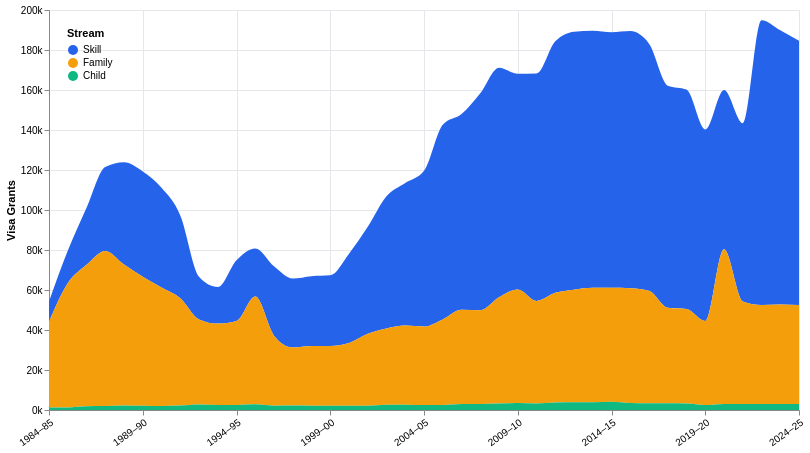

Specify this chart in Vega-Lite:
### Vega-Lite specification from a JSON file in a GitHub repository (floating-point values rounded to 4 significant figures)
{"$schema": "https://vega.github.io/schema/vega-lite/v5.json", "width": 750, "height": 400, "background": "#ffffff", "config": {"view": {"stroke": null}}, "data": {"values": [{"year": "1984–85", "stream": "Skill", "value": 10100, "i": 0}, {"year": "1985–86", "stream": "Skill", "value": 16200, "i": 1}, {"year": "1986–87", "stream": "Skill", "value": 28500, "i": 2}, {"year": "1987–88", "stream": "Skill", "value": 42000, "i": 3}, {"year": "1988–89", "stream": "Skill", "value": 51200, "i": 4}, {"year": "1989–90", "stream": "Skill", "value": 52700, "i": 5}, {"year": "1990–91", "stream": "Skill", "value": 49800, "i": 6}, {"year": "1991–92", "stream": "Skill", "value": 41400, "i": 7}, {"year": "1992–93", "stream": "Skill", "value": 21300, "i": 8}, {"year": "1993–94", "stream": "Skill", "value": 18300, "i": 9}, {"year": "1994–95", "stream": "Skill", "value": 30400, "i": 10}, {"year": "1995–96", "stream": "Skill", "value": 24100, "i": 11}, {"year": "1996–97", "stream": "Skill", "value": 34676, "i": 12}, {"year": "1997–98", "stream": "Skill", "value": 34446, "i": 13}, {"year": "1998–99", "stream": "Skill", "value": 34895, "i": 14}, {"year": "1999–00", "stream": "Skill", "value": 35352, "i": 15}, {"year": "2000–01", "stream": "Skill", "value": 44721, "i": 16}, {"year": "2001–02", "stream": "Skill", "value": 53507, "i": 17}, {"year": "2002–03", "stream": "Skill", "value": 66053, "i": 18}, {"year": "2003–04", "stream": "Skill", "value": 71243, "i": 19}, {"year": "2004–05", "stream": "Skill", "value": 77878, "i": 20}, {"year": "2005–06", "stream": "Skill", "value": 97336, "i": 21}, {"year": "2006–07", "stream": "Skill", "value": 97922, "i": 22}, {"year": "2007–08", "stream": "Skill", "value": 108540, "i": 23}, {"year": "2008–09", "stream": "Skill", "value": 114777, "i": 24}, {"year": "2009–10", "stream": "Skill", "value": 107868, "i": 25}, {"year": "2010–11", "stream": "Skill", "value": 113725, "i": 26}, {"year": "2011–12", "stream": "Skill", "value": 125755, "i": 27}, {"year": "2012–13", "stream": "Skill", "value": 128973, "i": 28}, {"year": "2013–14", "stream": "Skill", "value": 128550, "i": 29}, {"year": "2014–15", "stream": "Skill", "value": 127774, "i": 30}, {"year": "2015–16", "stream": "Skill", "value": 128550, "i": 31}, {"year": "2016–17", "stream": "Skill", "value": 123567, "i": 32}, {"year": "2017–18", "stream": "Skill", "value": 111099, "i": 33}, {"year": "2018–19", "stream": "Skill", "value": 109713, "i": 34}, {"year": "2019–20", "stream": "Skill", "value": 95843, "i": 35}, {"year": "2020–21", "stream": "Skill", "value": 79620, "i": 36}, {"year": "2021–22", "stream": "Skill", "value": 89063, "i": 37}, {"year": "2022–23", "stream": "Skill", "value": 142344, "i": 38}, {"year": "2023–24", "stream": "Skill", "value": 137100, "i": 39}, {"year": "2024–25", "stream": "Skill", "value": 132148, "i": 40}, {"year": "1984–85", "stream": "Family", "value": 43000, "i": 0}, {"year": "1985–86", "stream": "Family", "value": 62100, "i": 1}, {"year": "1986–87", "stream": "Family", "value": 70700, "i": 2}, {"year": "1987–88", "stream": "Family", "value": 77500, "i": 3}, {"year": "1988–89", "stream": "Family", "value": 70400, "i": 4}, {"year": "1989–90", "stream": "Family", "value": 64500, "i": 5}, {"year": "1990–91", "stream": "Family", "value": 59300, "i": 6}, {"year": "1991–92", "stream": "Family", "value": 53700, "i": 7}, {"year": "1992–93", "stream": "Family", "value": 42600, "i": 8}, {"year": "1993–94", "stream": "Family", "value": 40700, "i": 9}, {"year": "1994–95", "stream": "Family", "value": 42000, "i": 10}, {"year": "1995–96", "stream": "Family", "value": 53870, "i": 11}, {"year": "1996–97", "stream": "Family", "value": 34993, "i": 12}, {"year": "1997–98", "stream": "Family", "value": 29093, "i": 13}, {"year": "1998–99", "stream": "Family", "value": 29967, "i": 14}, {"year": "1999–00", "stream": "Family", "value": 29855, "i": 15}, {"year": "2000–01", "stream": "Family", "value": 31337, "i": 16}, {"year": "2001–02", "stream": "Family", "value": 35920, "i": 17}, {"year": "2002–03", "stream": "Family", "value": 38113, "i": 18}, {"year": "2003–04", "stream": "Family", "value": 39567, "i": 19}, {"year": "2004–05", "stream": "Family", "value": 39245, "i": 20}, {"year": "2005–06", "stream": "Family", "value": 42744, "i": 21}, {"year": "2006–07", "stream": "Family", "value": 47071, "i": 22}, {"year": "2007–08", "stream": "Family", "value": 46808, "i": 23}, {"year": "2008–09", "stream": "Family", "value": 53128, "i": 24}, {"year": "2009–10", "stream": "Family", "value": 56710, "i": 25}, {"year": "2010–11", "stream": "Family", "value": 51243, "i": 26}, {"year": "2011–12", "stream": "Family", "value": 54904, "i": 27}, {"year": "2012–13", "stream": "Family", "value": 56335, "i": 28}, {"year": "2013–14", "stream": "Family", "value": 57262, "i": 29}, {"year": "2014–15", "stream": "Family", "value": 56950, "i": 30}, {"year": "2015–16", "stream": "Family", "value": 57400, "i": 31}, {"year": "2016–17", "stream": "Family", "value": 56220, "i": 32}, {"year": "2017–18", "stream": "Family", "value": 47732, "i": 33}, {"year": "2018–19", "stream": "Family", "value": 47247, "i": 34}, {"year": "2019–20", "stream": "Family", "value": 41961, "i": 35}, {"year": "2020–21", "stream": "Family", "value": 77372, "i": 36}, {"year": "2021–22", "stream": "Family", "value": 51288, "i": 37}, {"year": "2022–23", "stream": "Family", "value": 49500, "i": 38}, {"year": "2023–24", "stream": "Family", "value": 49720, "i": 39}, {"year": "2024–25", "stream": "Family", "value": 49500, "i": 40}, {"year": "1984–85", "stream": "Child", "value": 1200, "i": 0}, {"year": "1985–86", "stream": "Child", "value": 1300, "i": 1}, {"year": "1986–87", "stream": "Child", "value": 1900, "i": 2}, {"year": "1987–88", "stream": "Child", "value": 2000, "i": 3}, {"year": "1988–89", "stream": "Child", "value": 2300, "i": 4}, {"year": "1989–90", "stream": "Child", "value": 2100, "i": 5}, {"year": "1990–91", "stream": "Child", "value": 2000, "i": 6}, {"year": "1991–92", "stream": "Child", "value": 2200, "i": 7}, {"year": "1992–93", "stream": "Child", "value": 2700, "i": 8}, {"year": "1993–94", "stream": "Child", "value": 2500, "i": 9}, {"year": "1994–95", "stream": "Child", "value": 2500, "i": 10}, {"year": "1995–96", "stream": "Child", "value": 2830, "i": 11}, {"year": "1996–97", "stream": "Child", "value": 2183, "i": 12}, {"year": "1997–98", "stream": "Child", "value": 2188, "i": 13}, {"year": "1998–99", "stream": "Child", "value": 2071, "i": 14}, {"year": "1999–00", "stream": "Child", "value": 2162, "i": 15}, {"year": "2000–01", "stream": "Child", "value": 2124, "i": 16}, {"year": "2001–02", "stream": "Child", "value": 2162, "i": 17}, {"year": "2002–03", "stream": "Child", "value": 2681, "i": 18}, {"year": "2003–04", "stream": "Child", "value": 2662, "i": 19}, {"year": "2004–05", "stream": "Child", "value": 2491, "i": 20}, {"year": "2005–06", "stream": "Child", "value": 2547, "i": 21}, {"year": "2006–07", "stream": "Child", "value": 3008, "i": 22}, {"year": "2007–08", "stream": "Child", "value": 3062, "i": 23}, {"year": "2008–09", "stream": "Child", "value": 3238, "i": 24}, {"year": "2009–10", "stream": "Child", "value": 3544, "i": 25}, {"year": "2010–11", "stream": "Child", "value": 3300, "i": 26}, {"year": "2011–12", "stream": "Child", "value": 3700, "i": 27}, {"year": "2012–13", "stream": "Child", "value": 3850, "i": 28}, {"year": "2013–14", "stream": "Child", "value": 3850, "i": 29}, {"year": "2014–15", "stream": "Child", "value": 4135, "i": 30}, {"year": "2015–16", "stream": "Child", "value": 3512, "i": 31}, {"year": "2016–17", "stream": "Child", "value": 3400, "i": 32}, {"year": "2017–18", "stream": "Child", "value": 3350, "i": 33}, {"year": "2018–19", "stream": "Child", "value": 3248, "i": 34}, {"year": "2019–20", "stream": "Child", "value": 2481, "i": 35}, {"year": "2020–21", "stream": "Child", "value": 3006, "i": 36}, {"year": "2021–22", "stream": "Child", "value": 3006, "i": 37}, {"year": "2022–23", "stream": "Child", "value": 3000, "i": 38}, {"year": "2023–24", "stream": "Child", "value": 3000, "i": 39}, {"year": "2024–25", "stream": "Child", "value": 3000, "i": 40}]}, "mark": {"type": "area", "interpolate": "monotone"}, "encoding": {"x": {"field": "i", "type": "quantitative", "axis": {"title": null, "values": [0, 5, 10, 15, 20, 25, 30, 35, 40], "labelExpr": "[\"1984–85\",\"1989–90\",\"1994–95\",\"1999–00\",\"2004–05\",\"2009–10\",\"2014–15\",\"2019–20\",\"2024–25\"][indexof([0,5,10,15,20,25,30,35,40], datum.value)]", "labelAngle": -35, "gridColor": "#e5e7eb"}}, "y": {"field": "value", "type": "quantitative", "stack": "zero", "axis": {"title": "Visa Grants", "labelExpr": "datum.value >= 0 ? (datum.value/1000) + 'k' : '-' + ((-datum.value)/1000) + 'k'", "gridColor": "#e5e7eb"}}, "color": {"field": "stream", "type": "nominal", "scale": {"domain": ["Skill", "Family", "Child"], "range": ["#2563eb", "#f59e0b", "#10b981"]}, "legend": {"title": "Stream", "orient": "top-left"}}, "tooltip": [{"field": "year", "title": "Year"}, {"field": "stream", "title": "Stream"}, {"field": "value", "title": "Visa Grants", "format": ","}]}}
